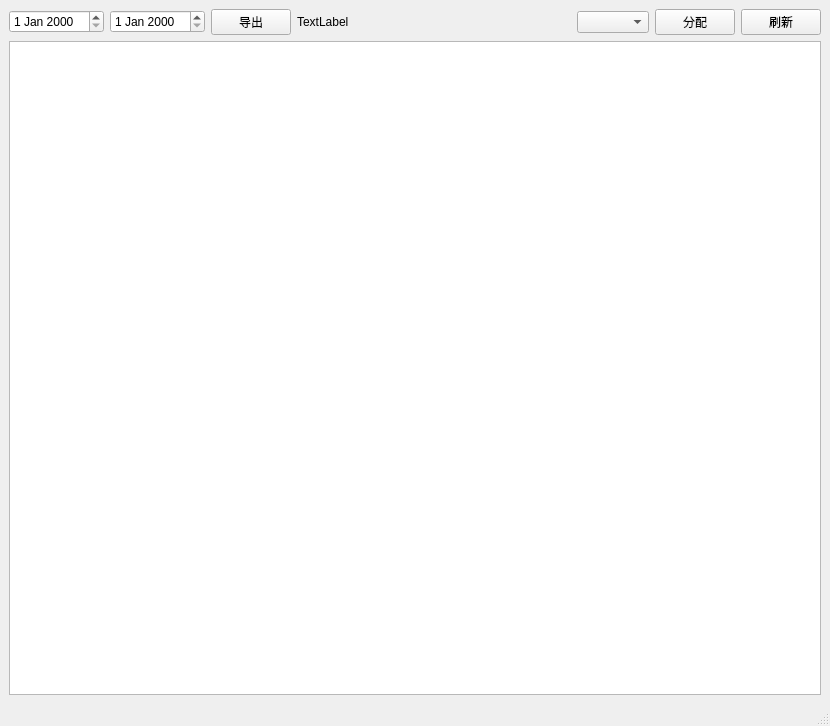
<?xml version="1.0" encoding="UTF-8"?>
<ui version="4.0">
 <class>MainWindow</class>
 <widget class="QMainWindow" name="MainWindow">
  <property name="geometry">
   <rect>
    <x>0</x>
    <y>0</y>
    <width>830</width>
    <height>726</height>
   </rect>
  </property>
  <property name="windowTitle">
   <string>MainWindow</string>
  </property>
  <widget class="QWidget" name="centralwidget">
   <layout class="QGridLayout" name="gridLayout">
    <item row="0" column="5">
     <widget class="QComboBox" name="box_supporters"/>
    </item>
    <item row="0" column="6">
     <widget class="QPushButton" name="btn_distribute">
      <property name="text">
       <string>分配</string>
      </property>
     </widget>
    </item>
    <item row="0" column="0">
     <widget class="QDateEdit" name="date_start"/>
    </item>
    <item row="1" column="0" colspan="8">
     <widget class="QTableWidget" name="table_insurances">
      <property name="editTriggers">
       <set>QAbstractItemView::NoEditTriggers</set>
      </property>
     </widget>
    </item>
    <item row="0" column="1">
     <widget class="QDateEdit" name="date_end"/>
    </item>
    <item row="0" column="7">
     <widget class="QPushButton" name="btn_refresh">
      <property name="text">
       <string>刷新</string>
      </property>
     </widget>
    </item>
    <item row="0" column="2">
     <widget class="QPushButton" name="btn_export">
      <property name="text">
       <string>导出</string>
      </property>
     </widget>
    </item>
    <item row="0" column="3" alignment="Qt::AlignRight">
     <widget class="QLabel" name="label_status">
      <property name="sizePolicy">
       <sizepolicy hsizetype="Preferred" vsizetype="Preferred">
        <horstretch>0</horstretch>
        <verstretch>0</verstretch>
       </sizepolicy>
      </property>
      <property name="text">
       <string>TextLabel</string>
      </property>
     </widget>
    </item>
    <item row="0" column="4">
     <spacer name="horizontalSpacer">
      <property name="orientation">
       <enum>Qt::Horizontal</enum>
      </property>
      <property name="sizeHint" stdset="0">
       <size>
        <width>40</width>
        <height>20</height>
       </size>
      </property>
     </spacer>
    </item>
   </layout>
  </widget>
  <widget class="QMenuBar" name="menubar">
   <property name="geometry">
    <rect>
     <x>0</x>
     <y>0</y>
     <width>830</width>
     <height>23</height>
    </rect>
   </property>
  </widget>
  <widget class="QStatusBar" name="statusbar"/>
 </widget>
 <resources/>
 <connections/>
</ui>
